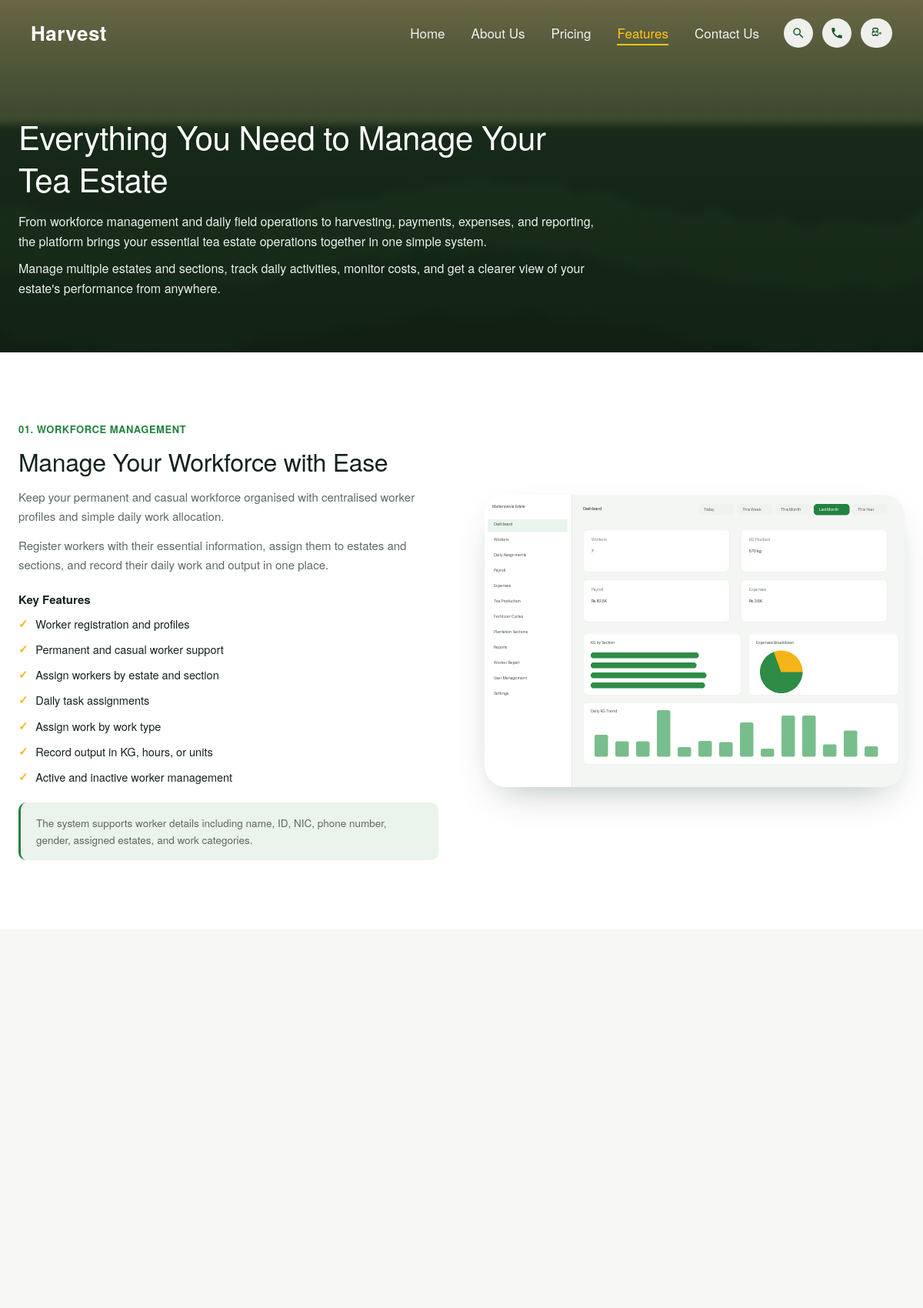
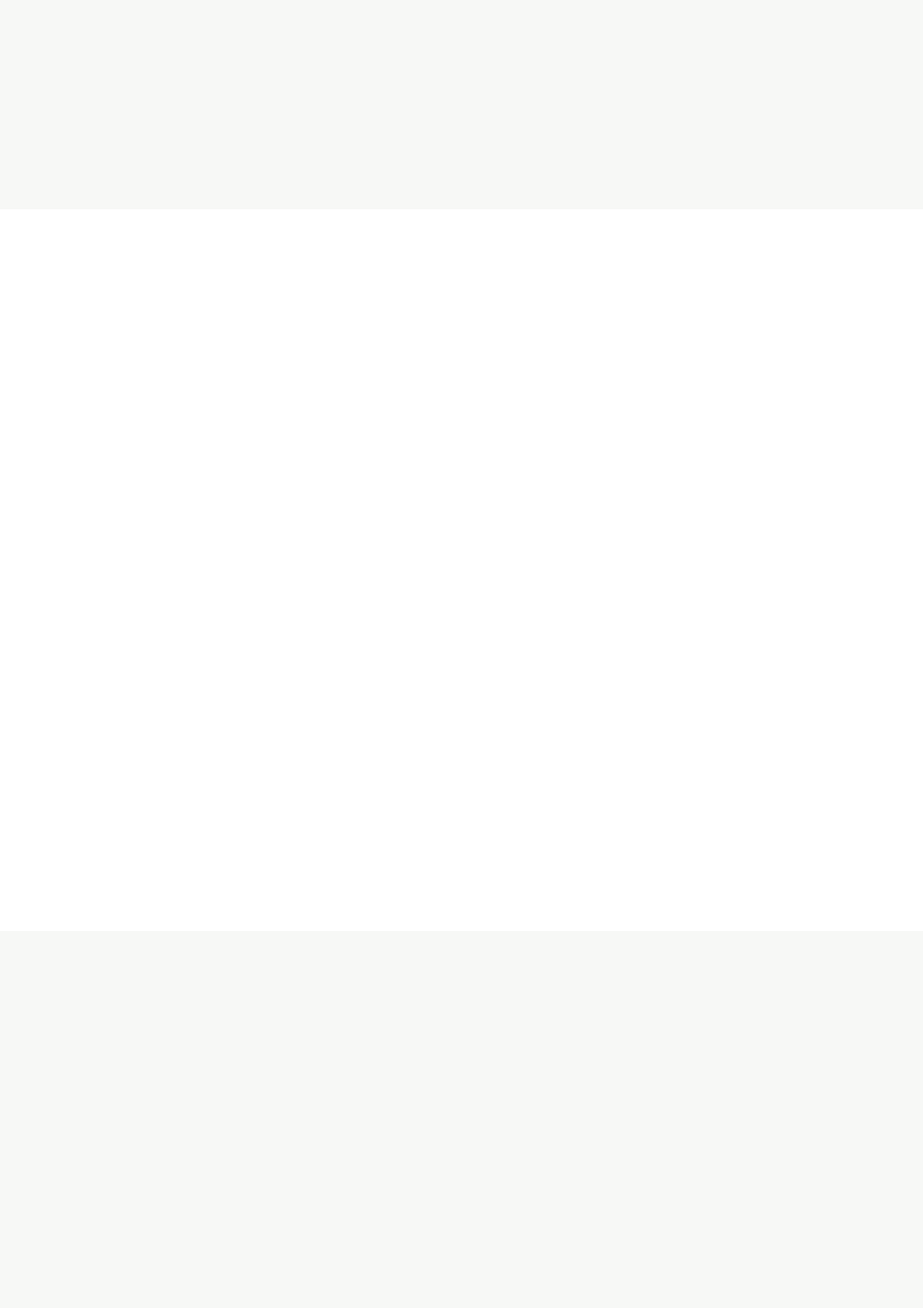
The page /features.php (upper part) on the database its author committed (2 pictures, top to bottom).
### tables this page shows
CREATE TABLE IF NOT EXISTS `feature_sections` (
  `id` INT(11) NOT NULL AUTO_INCREMENT,
  `kicker` VARCHAR(150) DEFAULT NULL,
  `title` VARCHAR(255) NOT NULL,
  `intro` TEXT DEFAULT NULL,
  `body` TEXT DEFAULT NULL,
  `list1_heading` VARCHAR(150) DEFAULT NULL,
  `list1_items` TEXT DEFAULT NULL,
  `list2_heading` VARCHAR(150) DEFAULT NULL,
  `list2_items` TEXT DEFAULT NULL,
  `note` TEXT DEFAULT NULL,
  `image` VARCHAR(255) DEFAULT NULL,
  `sort_order` INT(11) NOT NULL DEFAULT 0,
  `is_active` TINYINT(1) NOT NULL DEFAULT 1,
  PRIMARY KEY (`id`)
);

### includes/functions.php (called while the page is built, shortened)
<?php
require_once __DIR__ . '/config.php';
function current_lang(): string
{
    return CURRENT_LANG;
}
function translate(?string $text): string
{
    $text = (string)$text;
    if ($text === '' || current_lang() !== 'si') {
        return $text;
    }
    return $GLOBALS['TRANSLATIONS_SI'][$text] ?? $text;
}
function t(?string $text): string
{
    return translate($text);
}
function get_settings(): array
{
    global $pdo;
    static $cache = null;
    if ($cache !== null) {
        return $cache;
    }
    $cache = [];
    $rows = $pdo->query("SELECT setting_key, setting_value FROM settings")->fetchAll();
    foreach ($rows as $row) {
        $cache[$row['setting_key']] = $row['setting_value'];
    }
    return $cache;
}
function setting(string $key, string $default = ''): string
{
    $settings = get_settings();
    $value = isset($settings[$key]) && $settings[$key] !== '' ? $settings[$key] : $default;
    return translate($value);
}
function e(?string $value): string
{
    return htmlspecialchars((string)$value, ENT_QUOTES, 'UTF-8');
}
function resolve_image_url(string $value, string $fallback = ''): string
{
    if ($value === '') {
        return $fallback;
    }
    return UPLOAD_URL . ltrim($value, '/');
}
function image_url(string $key, string $fallback = ''): string
{
    return resolve_image_url(setting($key, ''), $fallback);
}
function get_feature_sections(): array
{
    global $pdo;
    $rows = $pdo->query(
        "SELECT * FROM feature_sections WHERE is_active = 1 ORDER BY sort_order ASC, id ASC"
    )->fetchAll();
    $translatable = ['kicker', 'title', 'intro', 'body', 'list1_heading', 'list1_items', 'list2_heading', 'list2_items', 'note'];
    foreach ($rows as &$row) {
        foreach ($translatable as $field) {
            if (isset($row[$field])) {
                $row[$field] = translate($row[$field]);
            }
        }
    }
    return $rows;
}
    ?>

### includes/maintenance-gate.php (called while the page is built, shortened)
<?php
if (setting('maintenance_mode') === '1' && empty($_SESSION['admin_id'])) {
    http_response_code(503);
    header('Retry-After: 3600');
    $mTitle = setting('maintenance_title', 'We\'ll be right back');
    $mMsg   = setting('maintenance_message', 'We\'re currently performing scheduled maintenance. Please check back shortly.');
    $mBrand = setting('brand_name', 'Harvest');
    $mFavicon = image_url('favicon');
    ?>
<!DOCTYPE html>
<html lang="<?= e(current_lang()) ?>">
<head>
<meta charset="UTF-8">
<meta name="viewport" content="width=device-width, initial-scale=1.0">
<?php if ($mFavicon !== ''): ?><link rel="icon" href="<?= e($mFavicon) ?>"><?php endif; ?>
<title><?= e($mTitle) ?> — <?= e($mBrand) ?></title>
<style>
  * { margin: 0; padding: 0; box-sizing: border-box; }
  body {
    min-height: 100vh; display: flex; align-items: center; justify-content: center;
    background: #0f3d1e; color: #fff; font-family: "Helvetica Neue", Helvetica, Arial, sans-serif; text-align: center; padding: 24px;
  }
  .m-box { max-width: 480px; }
  .m-brand { font-family: "Helvetica Neue", Helvetica, Arial, sans-serif; font-weight: 600; font-size: 22px; margin-bottom: 28px; color: #f5b418; }
  h1 { font-family: "Helvetica Neue", Helvetica, Arial, sans-serif; font-weight: 300; font-size: 32px; margin-bottom: 14px; }
  p { font-size: 15px; line-height: 1.6; color: #d7e2da; }
</style>
</head>
<body>
  <div class="m-box">
    <div class="m-brand"><?= e($mBrand) ?> Pro</div>
    <h1><?= e($mTitle) ?></h1>
    <p><?= nl2br_e($mMsg) ?></p>
  </div>
</body>
</html>
<?php
    exit;
}

### features.php (the view, shortened to what this page needs)
<?php
require_once __DIR__ . '/includes/functions.php';
require_once __DIR__ . '/includes/maintenance-gate.php';
$brandName    = setting('brand_name', 'Harvest');
$brandLogo    = setting('brand_logo', '');
$brandLogoUrl = $brandLogo ? image_url('brand_logo') : '';
$brandLogoWhite  = setting('brand_logo_white', '');
$brandLogoNavUrl = $brandLogoWhite ? image_url('brand_logo_white') : $brandLogoUrl;
$fpTitle  = setting('features_page_title', 'Everything You Need to Manage Your Tea Estate');
$fpPara1  = setting('features_page_para_1', '');
$fpPara2  = setting('features_page_para_2', '');
$fpBanner = image_url('features_page_bg_image', 'assets/images/hero-bg.jpg');
$sections = get_feature_sections();
?>
<!DOCTYPE html>
<html lang="<?= e(current_lang()) ?>">
<head>
<link rel="stylesheet" href="assets/css/style.css?v=1.9">
</head>
<body>
<?php $activeNav = 'features'; require __DIR__ . '/includes/site-nav.php'; ?>
<header class="page-banner" style="background-image:linear-gradient(rgba(10,20,12,.5),rgba(10,20,12,.68)),url('<?= e($fpBanner) ?>');">
  <div class="container">
    <div class="page-banner-inner" style="max-width:760px;">
      <h1><?= e($fpTitle) ?></h1>
      <?php if ($fpPara1): ?><p><?= e($fpPara1) ?></p><?php endif; ?>
      <?php if ($fpPara2): ?><p style="margin-top:10px;"><?= e($fpPara2) ?></p><?php endif; ?>
    </div>
  </div>
</header>
<div class="feature-rows">
  <?php foreach ($sections as $i => $s):
      $img = resolve_image_url($s['image'] ?? '', 'assets/images/dashboard.png');
      $list1Items = array_filter(array_map('trim', explode("\n", $s['list1_items'] ?? '')));
      $noteParts  = $s['note'] ? explode('|', $s['note'], 2) : [];
  ?>
    <section class="feature-row section">
      <div class="container feature-row-inner">
        <div class="feature-text">
          <?php if (!empty($s['kicker'])): ?>
            <span class="feature-kicker"><?= e(sprintf('%02d.', $i + 1)) ?> <?= e($s['kicker']) ?></span>
          <?php endif; ?>
          <h2><?= e($s['title']) ?></h2>
          <?php if (!empty($s['intro'])): ?><p><?= e($s['intro']) ?></p><?php endif; ?>
          <?php if (!empty($s['body'])): ?><p><?= e($s['body']) ?></p><?php endif; ?>
          <?php if ($list1Items): ?>
            <?php if (!empty($s['list1_heading'])): ?><h4 class="feature-list-heading"><?= e($s['list1_heading']) ?></h4><?php endif; ?>
            <ul class="feature-list">
              <?php foreach ($list1Items as $item): ?><li><span class="tick">&#10003;</span> <?= e($item) ?></li><?php endforeach; ?>
            </ul>
          <?php endif; ?>
          <?php if ($noteParts): ?>
            <div class="feature-note">
              <?php if (count($noteParts) > 1): ?>
                <strong><?= e(trim($noteParts[0])) ?></strong><?= e(trim($noteParts[1])) ?>
              <?php else: ?>
                <?= e(trim($noteParts[0])) ?>
              <?php endif; ?>
            </div>
          <?php endif; ?>
        </div>
        <div class="feature-media" data-bg="url('<?= e($img) ?>')"></div>
      </div>
    </section>
  <?php endforeach; ?>
</div>
<?php require __DIR__ . '/includes/site-footer.php'; ?>

### includes/site-nav.php (shortened to what this page needs)
<?php
$activeNav = $activeNav ?? '';
$priceLink = setting('price_link', '#');
$langNext  = current_lang() === 'si' ? 'en' : 'si';
$langLabel = current_lang() === 'si' ? 'EN' : 'සිං';
$langAria  = current_lang() === 'si' ? 'Switch to English' : 'Switch to Sinhala';
?>
<div class="nav-fixed" id="navFixed">
  <nav class="navbar">
    <a href="/" class="brand">
      <?php if ($brandLogoNavUrl): ?>
        <img src="<?= e($brandLogoNavUrl) ?>" alt="<?= e($brandName) ?>" class="brand-img brand-img-top">
      <?php else: ?>
        <span class="brand-mark brand-img-top"><?= e($brandName) ?></span>
      <?php endif; ?>
    </a>
    <ul class="nav-links" id="navLinks">
      <li><a href="/" class="<?= $activeNav === 'home' ? 'active' : '' ?>"><?= e(t('Home')) ?></a></li>
      <li><a href="/about" class="<?= $activeNav === 'about' ? 'active' : '' ?>"><?= e(t('About Us')) ?></a></li>
      <li><a href="<?= e($priceLink) ?>"><?= e(t('Pricing')) ?></a></li>
      <li><a href="/features" class="<?= $activeNav === 'features' ? 'active' : '' ?>"><?= e(t('Features')) ?></a></li>
      <li><a href="/contact" class="<?= $activeNav === 'contact' ? 'active' : '' ?>"><?= e(t('Contact Us')) ?></a></li>
    </ul>
    <div class="nav-actions">
      <button class="nav-icon" aria-label="<?= e(t('Search')) ?>">
        <svg viewBox="0 0 24 24" width="18" height="18"><path fill="currentColor" d="M15.5 14h-.79l-.28-.27a6.5 6.5 0 1 0-.7.7l.27.28v.79l5 4.99L20.49 19l-4.99-5Zm-6 0A4.5 4.5 0 1 1 14 9.5 4.49 4.49 0 0 1 9.5 14Z"/></svg>
      </button>
      <button class="nav-icon" aria-label="<?= e(t('Call')) ?>">
        <svg viewBox="0 0 24 24" width="18" height="18"><path fill="currentColor" d="M6.62 10.79a15.53 15.53 0 0 0 6.59 6.59l2.2-2.2a1 1 0 0 1 1.02-.24 11.36 11.36 0 0 0 3.57.57 1 1 0 0 1 1 1V20a1 1 0 0 1-1 1A17 17 0 0 1 3 4a1 1 0 0 1 1-1h3.5a1 1 0 0 1 1 1 11.36 11.36 0 0 0 .57 3.57 1 1 0 0 1-.25 1.02l-2.2 2.2Z"/></svg>
      </button>
      <a href="?lang=<?= e($langNext) ?>" class="nav-icon nav-lang" aria-label="<?= e($langAria) ?>"><?= e($langLabel) ?></a>
    </div>
  </nav>
</div>

### includes/site-footer.php (shortened to what this page needs)
</body>
</html>

### assets/css/style.css (style rules this page uses)
:root { --green-900: #0f3d1e; --green-800: #14562a; --green-700: #1c6b34; --green-600: #22823f; --green-500: #2f9d4e; --green-050: #eaf3ec; --gold: #f5b418; --gold-soft: #f6c243; --ink: #14231a; --muted: #5c6b60; --line: #e3e8e3; --white: #ffffff; --cream: #f7f8f6; --radius: 18px; --radius-lg: 28px; --shadow: 0 20px 50px -20px rgba(15, 45, 25, .35); --maxw: 1200px; }
* { margin: 0; padding: 0; box-sizing: border-box; }
html { scroll-behavior: smooth; }
body { font-family: "Helvetica Neue", Helvetica, Arial, sans-serif; color: var(--ink); background: var(--white); line-height: 1.6; overflow-x: hidden; overflow-wrap: break-word; -webkit-text-size-adjust: 100%; }
.reveal { opacity: 0; transform: translateY(28px); transition: opacity .7s ease, transform .7s ease; }
.reveal.in-view { opacity: 1; transform: translateY(0); }
h1, h2, h3, h4, h5, h6 { font-family: "Helvetica Neue", Helvetica, Arial, sans-serif; font-weight: 300; }
a { text-decoration: none; color: inherit; }
ul { list-style: none; }
.container { width: 100%; max-width: var(--maxw); margin: 0 auto; padding: 0 24px; }
.section { padding: 90px 0; }
.hero-title, .why-heading, .features-title, .how-title, .cta-title, .page-banner h1, .feature-text h2, .about-story-panel h2, .partners-head h2, .why-choose-title, .contact-form-inner h2 { line-height: 1.08; letter-spacing: -.01em; }
.nav-fixed { position: fixed; top: 0; left: 0; right: 0; z-index: 100; transition: background .25s ease, box-shadow .25s ease; }
.navbar { display: flex; align-items: center; justify-content: space-between; padding: 22px 40px; max-width: 1320px; margin: 0 auto; width: 100%; }
.brand-mark { font-family: "Helvetica Neue", Helvetica, Arial, sans-serif; font-size: 26px; font-weight: 600; color: #fff; letter-spacing: .5px; }
.nav-links { display: flex; gap: 34px; margin-left: auto; }
.nav-links a { position: relative; color: #fff; font-size: 17px; font-weight: 400; opacity: .92; transition: color .2s; }
.nav-links a::after { content: ''; position: absolute; left: 0; right: 100%; bottom: -4px; height: 2px; background: #FFC517; transition: right .25s ease; }
.nav-links a:hover, .nav-links a.active { color: #FFC517; opacity: 1; }
.nav-links a:hover::after, .nav-links a.active::after { right: 0; }
.nav-actions { display: flex; gap: 12px; margin-left: 32px; }
.nav-icon { width: 38px; height: 38px; border-radius: 50%; background: rgba(255,255,255,.9); color: var(--green-800); display: grid; place-items: center; border: none; cursor: pointer; transition: transform .2s; }
.nav-lang { width: auto; padding: 0 14px; border-radius: 20px; font-size: 13px; font-weight: 700; letter-spacing: .02em; }
.page-banner { background-size: cover; background-position: center; color: #fff; padding: 150px 0 70px; }
.page-banner-inner { max-width: 700px; text-align: left; }
.page-banner h1 { font-size: 42px; line-height: 1.3; margin-bottom: 16px; }
.page-banner p { opacity: .92; font-size: 16px; }
.feature-row:nth-of-type(even) { background: var(--cream); }
.feature-row-inner { display: grid; grid-template-columns: 1fr 1fr; gap: 60px; align-items: center; }
.feature-kicker { display: block; color: var(--green-600); font-weight: 600; font-size: 13px; letter-spacing: .04em; text-transform: uppercase; margin-bottom: 14px; }
.feature-text h2 { font-size: 32px; margin-bottom: 16px; }
.feature-text p { color: var(--muted); font-size: 15px; line-height: 1.7; margin-bottom: 12px; }
.feature-list-heading { font-size: 15px; font-weight: 600; color: var(--ink); margin: 20px 0 8px; }
.feature-list { list-style: none; margin: 6px 0 0; padding: 0; }
.feature-list li { display: flex; align-items: flex-start; gap: 10px; font-size: 14.5px; color: var(--ink); margin-bottom: 10px; }
.feature-list .tick { color: var(--gold); font-weight: 700; flex-shrink: 0; }
.feature-note { margin-top: 22px; padding: 16px 20px; background: var(--green-050); border-left: 3px solid var(--green-600); border-radius: 10px; font-size: 13.5px; color: var(--muted); line-height: 1.6; }
.feature-media { background-color: var(--cream); border-radius: var(--radius-lg); background-size: cover; background-position: center; min-height: 380px; box-shadow: var(--shadow); }

### rows shown on the page
feature_sections: i "01.", kicker "WORKFORCE MANAGEMENT", title "Manage Your Workforce with Ease", intro "Keep your permanent and casual workforce organised with centralised worker profiles and simple daily work allocation.", body "Register workers with their essential information, assign them to estates and sections, and record their daily work and output in one place.", list1_heading "Key Features", list1_items "Worker registration and profiles", list1_items "Permanent and casual worker support", list1_items "Assign workers by estate and section", list1_items "Daily task assignments", list1_items "Assign work by work type", list1_items "Record output in KG, hours, or units", list1_items "Active and inactive worker management", note "The system supports worker details including name, ID, NIC, phone number, gender, assigned estates, and work categories."

### other values the page prints
$brandName "Harvest"
t('Home') "Home"
t('About Us') "About Us"
t('Pricing') "Pricing"
t('Features') "Features"
t('Contact Us') "Contact Us"
$langLabel "සිං"
$fpTitle "Everything You Need to Manage Your Tea Estate"
$fpPara1 "From workforce management and daily field operations to harvesting, payments, expenses, and reporting, the platform brings your essential tea estate operations together in one simple system."
$fpPara2 "Manage multiple estates and sections, track daily activities, monitor costs, and get a clearer view of your estate's performance from anywhere."
